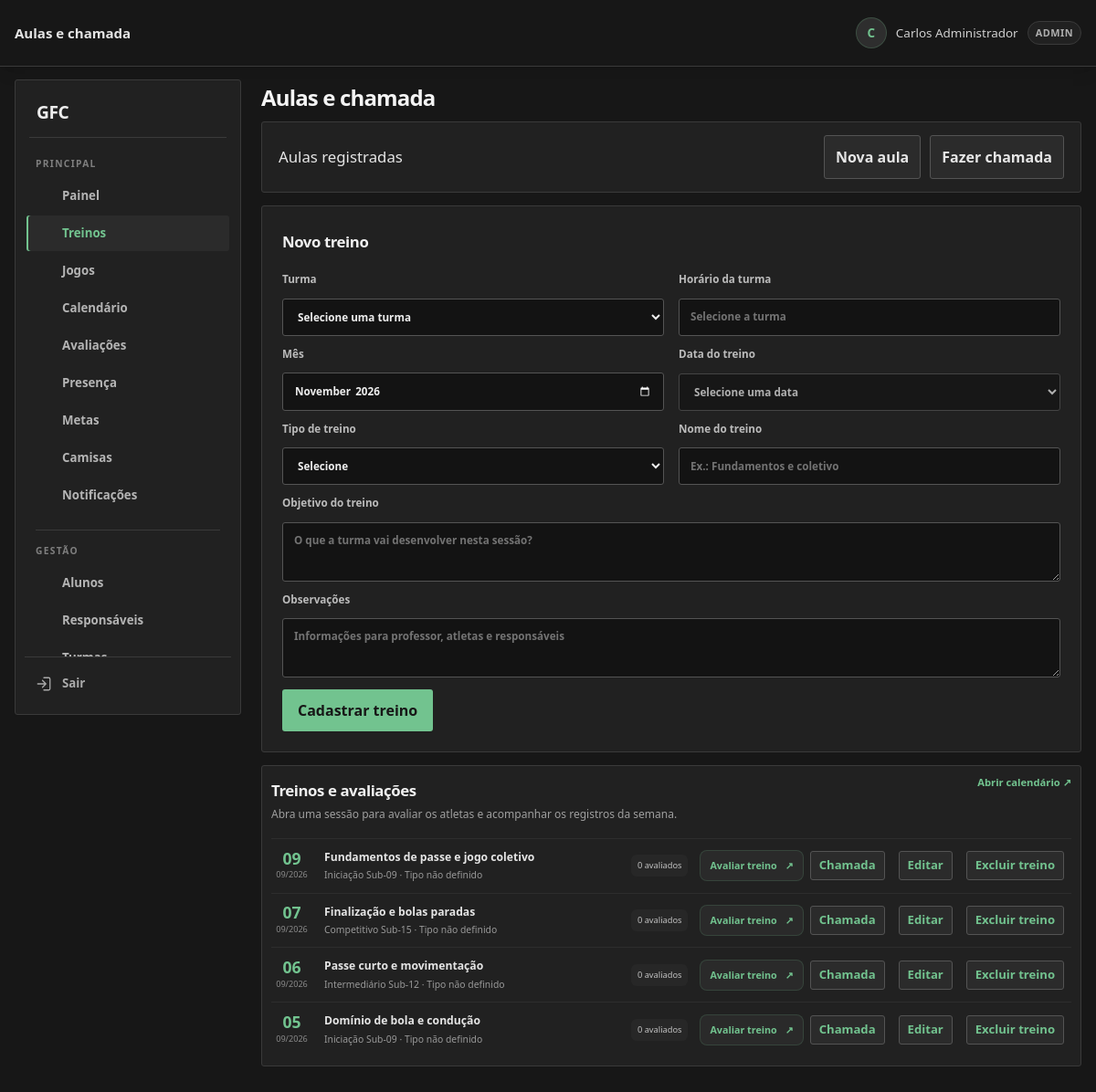
Page /aulas.php (signed in) on the committed database.
### tables this page shows
CREATE TABLE TB_AULA (
    COD_AULA INT AUTO_INCREMENT PRIMARY KEY,
    COD_TURMA INT NOT NULL,
    DATA_AULA DATE NOT NULL,
    TEMA_TREINO VARCHAR(100) DEFAULT 'Fundamentos e Coletivo',
    HORARIO TIME NULL,
    OBJETIVO TEXT NULL,
    EXERCICIOS TEXT NULL,
    TIPO_TREINO VARCHAR(30) NULL,
    ATRIBUTOS_AVALIAVEIS_JSON JSON NULL,
    OBSERVACAO TEXT NULL,
    CRIADO_EM TIMESTAMP DEFAULT CURRENT_TIMESTAMP,
    FOREIGN KEY (COD_TURMA) REFERENCES TB_TURMA(COD_TURMA) ON DELETE CASCADE
);

CREATE TABLE TB_TURMA (
    COD_TURMA INT AUTO_INCREMENT PRIMARY KEY,
    COD_ESCOLINHA INT NOT NULL,
    COD_PROFESSOR INT NULL,
    NOME VARCHAR(50) NOT NULL,
    FAIXA_ETARIA VARCHAR(30) NOT NULL,
    DIAS_TREINO VARCHAR(100) NOT NULL,
    HORARIO VARCHAR(50) NOT NULL,
    CAPACIDADE INT DEFAULT 25,
    ATIVA TINYINT(1) DEFAULT 1,
    CRIADO_EM TIMESTAMP DEFAULT CURRENT_TIMESTAMP,
    FOREIGN KEY (COD_ESCOLINHA) REFERENCES TB_ESCOLINHA(COD_ESCOLINHA) ON DELETE CASCADE,
    FOREIGN KEY (COD_PROFESSOR) REFERENCES TB_USUARIO(COD_USUARIO) ON DELETE SET NULL
);

### includes/helpers.php (called while the page is built, shortened)
<?php
function e($value) {
    return htmlspecialchars((string) $value, ENT_QUOTES, 'UTF-8');
}

### includes/avaliacao_helpers.php (called while the page is built, shortened)
<?php
function avaliacaoCatalogoAtributos() {
    return [
        'velocidade' => 'Velocidade',
        'finalizacao' => 'Finalização',
        'passe' => 'Passe',
        'drible' => 'Drible',
        'fisico' => 'Físico',
        'posicionamento' => 'Posicionamento'
    ];
}
function avaliacaoTiposTreino() {
    return [
        'VELOCIDADE' => ['nome' => 'Velocidade', 'atributos' => ['velocidade']],
        'FINALIZACAO' => ['nome' => 'Finalização', 'atributos' => ['finalizacao']],
        'PASSE' => ['nome' => 'Passe', 'atributos' => ['passe']],
        'FINALIZACAO_PASSE' => ['nome' => 'Finalização + Passe', 'atributos' => ['finalizacao', 'passe']],
        'DRIBLE' => ['nome' => 'Drible', 'atributos' => ['drible']],
        'FISICO' => ['nome' => 'Preparação física', 'atributos' => ['fisico']],
        'POSICIONAMENTO' => ['nome' => 'Posicionamento', 'atributos' => ['posicionamento']],
        'JOGO_TREINO' => ['nome' => 'Jogo-treino', 'atributos' => array_keys(avaliacaoCatalogoAtributos())],
        'TREINO_MISTO' => ['nome' => 'Treino misto', 'atributos' => array_keys(avaliacaoCatalogoAtributos())],
        'TECNICO_GERAL' => ['nome' => 'Fundamentos gerais', 'atributos' => array_keys(avaliacaoCatalogoAtributos())],
        'PERSONALIZADO' => ['nome' => 'Personalizado', 'atributos' => null]
    ];
}

### aulas.php (the view, shortened to what this page needs)
<?php
require_once __DIR__ . '/includes/layout.php';
require_once __DIR__ . '/includes/avaliacao_helpers.php';
$db = getDB();
$escolinha = currentEscolinhaId();
$edit = null;
    ?>
    <?php
$sqlLista = 'SELECT a.*, t.NOME AS TURMA, COUNT(DISTINCT av.COD_AVALIACAO) AS AVALIACOES
             FROM TB_AULA a JOIN TB_TURMA t ON t.COD_TURMA = a.COD_TURMA
             LEFT JOIN TB_AVALIACAO av ON av.COD_AULA = a.COD_AULA
             WHERE t.COD_ESCOLINHA = ?';
$argumentosLista = [$escolinha];
$sqlLista .= ' GROUP BY a.COD_AULA, t.NOME ORDER BY a.DATA_AULA DESC, a.COD_AULA DESC';
$consulta = $db->prepare($sqlLista);
$consulta->execute($argumentosLista);
$lista = $consulta->fetchAll();
$tipoAtual = $edit['TIPO_TREINO'] ?? '';
?>
<section class="treino-form-card">
    <div class="avaliacao-section-heading"><div><h2><?= $edit ? 'Editar treino' : 'Novo treino' ?></h2></div></div>
    <form method="post" class="formulario-treino">
        <label>Turma<select required name="cod_turma" id="turmaTreino"><option value="">Selecione uma turma</option></select></label>
        <label>Horário da turma<input id="horarioTreino" readonly placeholder="Selecione a turma"></label>
        <label>Mês<input required type="month" id="mesTreino" value="<?= e(substr($edit['DATA_AULA'] ?? date('Y-m-d'), 0, 7)) ?>"></label>
        <label>Data do treino<select required name="data_aula" id="dataTreino" data-atual="<?= e($edit['DATA_AULA'] ?? '') ?>"><option value="">Selecione a turma e o mês</option></select></label>
        <label>Tipo de treino<select name="tipo_treino" id="tipoTreino" <?= !$edit || $edit['TIPO_TREINO'] !== null ? 'required' : '' ?>><option value="" <?= $tipoAtual === '' ? 'selected' : '' ?>><?= $edit ? 'Não definido (treino antigo)' : 'Selecione' ?></option></select></label>
        <label>Nome do treino<input required name="tema_treino" value="<?= e($edit['TEMA_TREINO'] ?? '') ?>" placeholder="Ex.: Fundamentos e coletivo"></label>
        <label>Objetivo do treino<textarea name="objetivo" rows="2" placeholder="O que a turma vai desenvolver nesta sessão?"><?= e($edit['OBJETIVO'] ?? '') ?></textarea></label>
        <label class="treino-observacao">Observações<textarea name="observacao" rows="2" placeholder="Informações para professor, atletas e responsáveis"><?= e($edit['OBSERVACAO'] ?? '') ?></textarea></label>
        <div class="treino-form-actions"><?php actionButton($edit ? 'Salvar alterações' : 'Cadastrar treino'); ?><?php if ($edit): ?><a href="aulas.php">Cancelar</a><?php endif; ?></div>
    </form>
</section>
<section class="lista-aulas-avaliacao">
    <div class="avaliacao-section-heading"><div><h2>Treinos e avaliações</h2><p>Abra uma sessão para avaliar os atletas e acompanhar os registros da semana.</p></div><a class="avaliacao-voltar-treinos" href="calendario.php">Abrir calendário <span aria-hidden="true">↗</span></a></div>
    <div class="aula-avaliacao-lista">
        <?php foreach ($lista as $aula): $tipo = avaliacaoTiposTreino()[$aula['TIPO_TREINO']]['nome'] ?? 'Tipo não definido'; ?>
            <article class="aula-avaliacao-item">
                <div class="aula-avaliacao-data"><strong><?= e(date('d', strtotime($aula['DATA_AULA']))) ?></strong><span><?= e(date('m/Y', strtotime($aula['DATA_AULA']))) ?></span></div>
                <div class="aula-avaliacao-info"><strong><?= e($aula['TEMA_TREINO']) ?></strong><span><?= e($aula['TURMA']) ?> · <?= e($tipo) ?></span></div>
                <span class="aula-avaliacao-count"><?= (int) $aula['AVALIACOES'] ?> avaliados</span>
                <div class="aula-avaliacao-actions"><a class="botao-avaliar-treino" href="avaliacoes.php?aula=<?= (int) $aula['COD_AULA'] ?>"><?= (int) $aula['AVALIACOES'] ? 'Editar avaliações' : 'Avaliar treino' ?><span aria-hidden="true">↗</span></a><?php if (isset($_GET['mini'])): ?><a href="aulas.php?chamada=<?= (int) $aula['COD_AULA'] ?>&amp;mini=1">Chamada</a><a href="aulas.php?editar=<?= (int) $aula['COD_AULA'] ?>&amp;mini=1">Editar</a><?php else: ?><button type="button" class="acao-tabela" data-modal-url="aulas.php?chamada=<?= (int) $aula['COD_AULA'] ?>&amp;mini=1" data-modal-titulo="Fazer chamada">Chamada</button><button type="button" class="acao-tabela" data-modal-url="aulas.php?mini=1&amp;editar=<?= (int) $aula['COD_AULA'] ?>" data-modal-titulo="Editar treino">Editar</button>
                <form method="post" data-confirm-submit="Excluir este treino e a chamada? As avaliações serão preservadas.">
                    <button type="submit" class="acao-tabela">Excluir treino</button>
                </form><?php endif; ?></div>
            </article>
        <?php endforeach; ?>
    </div>
</section>

### rows in the picture
tb_aula: DATA_AULA "09", DATA_AULA "09/2026", TEMA_TREINO "Fundamentos de passe e jogo coletivo", COD_TURMA.NOME "Iniciação Sub-09", TIPO_TREINO "Tipo não definido", AVALIACOES "0"
tb_aula: DATA_AULA "07", DATA_AULA "09/2026", TEMA_TREINO "Finalização e bolas paradas", COD_TURMA.NOME "Competitivo Sub-15", TIPO_TREINO "Tipo não definido", AVALIACOES "0"
tb_aula: DATA_AULA "06", DATA_AULA "09/2026", TEMA_TREINO "Passe curto e movimentação", COD_TURMA.NOME "Intermediário Sub-12", TIPO_TREINO "Tipo não definido", AVALIACOES "0"
tb_aula: DATA_AULA "05", DATA_AULA "09/2026", TEMA_TREINO "Domínio de bola e condução", COD_TURMA.NOME "Iniciação Sub-09", TIPO_TREINO "Tipo não definido", AVALIACOES "0"

### other values in the picture
$title "Aulas e chamada"
$_SESSION['username'] "Carlos Administrador"
$_SESSION['user_role'] "ADMIN"
$titulosRecursos[$title] "Aulas registradas"
$acao[0] "Nova aula"
$acao[0] "Fazer chamada"
$text "Cadastrar treino"
